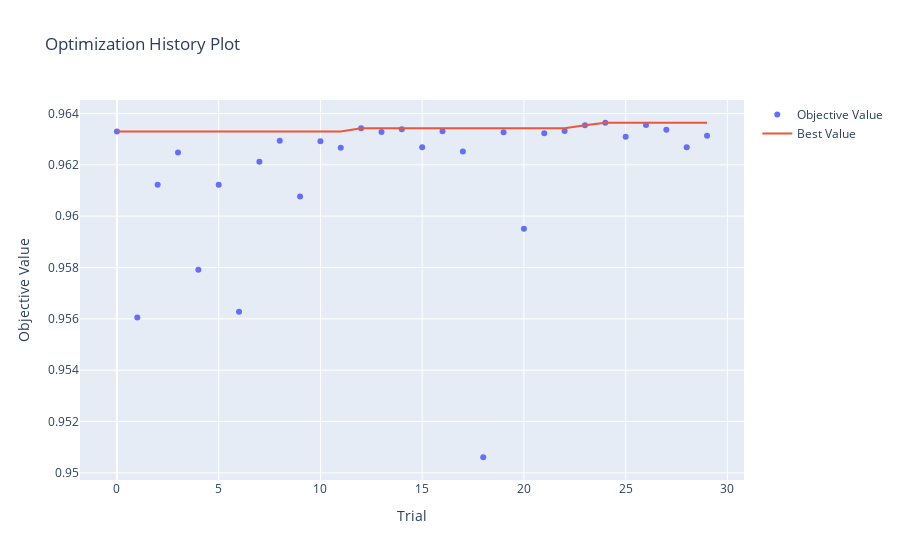

Write notebook code for a chart like this one.
### Code cell
optuna.visualization.plot_optimization_history(study_cat)

### Figure 1 — Plotly figure (JSON) as saved in the notebook; plotly's stock layout.template omitted (floating-point values rounded to 4 significant figures)
{"data": [{"mode": "markers", "name": "Objective Value", "type": "scatter", "x": [0, 1, 2, 3, 4, 5, 6, 7, 8, 9, 10, 11, 12, 13, 14, 15, 16, 17, 18, 19, 20, 21, 22, 23, 24, 25, 26, 27, 28, 29], "y": [0.9633, 0.9561, 0.9612, 0.9625, 0.9579, 0.9612, 0.9563, 0.9621, 0.9629, 0.9608, 0.9629, 0.9627, 0.9634, 0.9633, 0.9634, 0.9627, 0.9633, 0.9625, 0.9506, 0.9633, 0.9595, 0.9632, 0.9633, 0.9635, 0.9636, 0.9631, 0.9636, 0.9634, 0.9627, 0.9631]}, {"mode": "lines", "name": "Best Value", "type": "scatter", "x": [0, 1, 2, 3, 4, 5, 6, 7, 8, 9, 10, 11, 12, 13, 14, 15, 16, 17, 18, 19, 20, 21, 22, 23, 24, 25, 26, 27, 28, 29], "y": [0.9633, 0.9633, 0.9633, 0.9633, 0.9633, 0.9633, 0.9633, 0.9633, 0.9633, 0.9633, 0.9633, 0.9633, 0.9634, 0.9634, 0.9634, 0.9634, 0.9634, 0.9634, 0.9634, 0.9634, 0.9634, 0.9634, 0.9634, 0.9635, 0.9636, 0.9636, 0.9636, 0.9636, 0.9636, 0.9636]}, {"marker": {"color": "#cccccc"}, "mode": "markers", "name": "Infeasible Trial", "showlegend": false, "type": "scatter", "x": [], "y": []}], "layout": {"title": {"text": "Optimization History Plot"}, "xaxis": {"title": {"text": "Trial"}}, "yaxis": {"title": {"text": "Objective Value"}}}}
